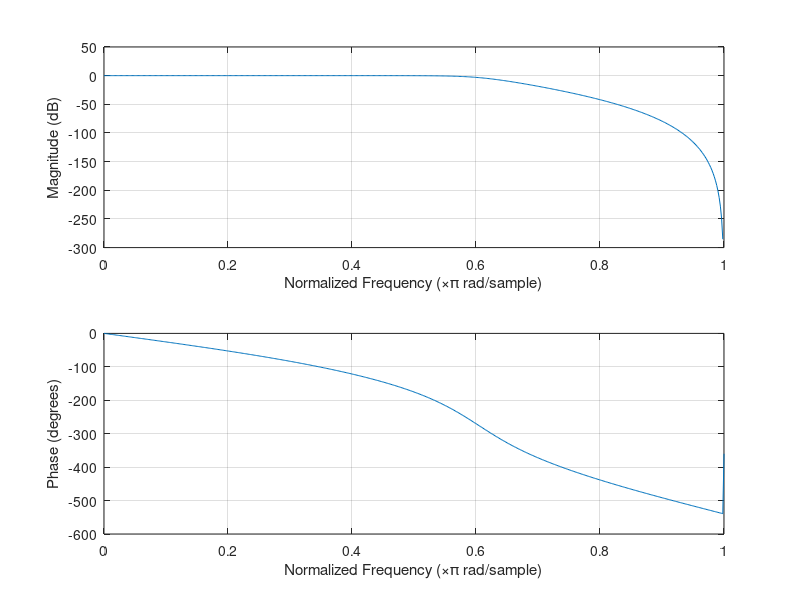

Write MATLAB code to recreate this figure.
%% Lowpass Butterworth Transfer Function
% Design a 6th-order lowpass Butterworth filter with a cutoff frequency of
% 300 Hz, which, for data sampled at 1000 Hz, corresponds to $0.6\pi$
% rad/sample. Plot its magnitude and phase responses. Use it to filter a
% 1000-sample random signal.

%%

fc = 300;
fs = 1000;

[b,a] = butter(6,fc/(fs/2));
freqz(b,a)

dataIn = randn(1000,1);
dataOut = filter(b,a,dataIn);